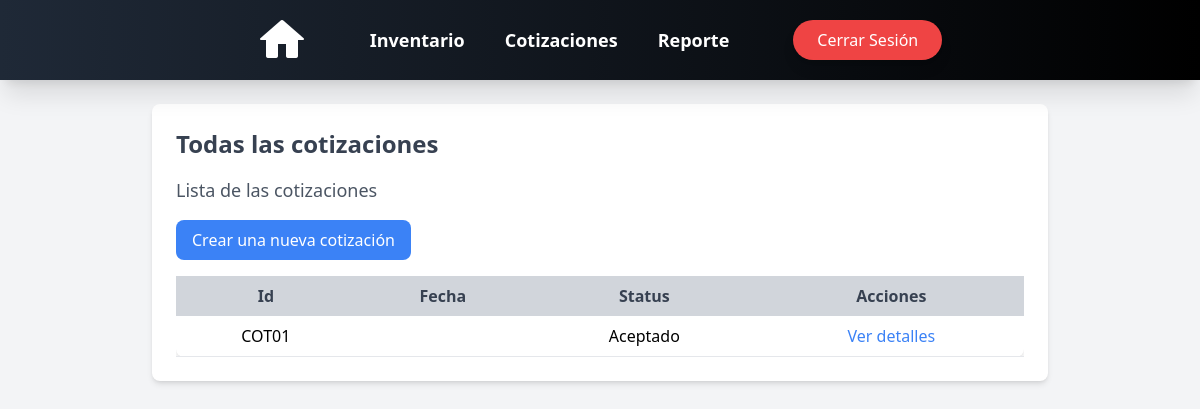
Page /quotes/ (signed in) on the earlier database version.
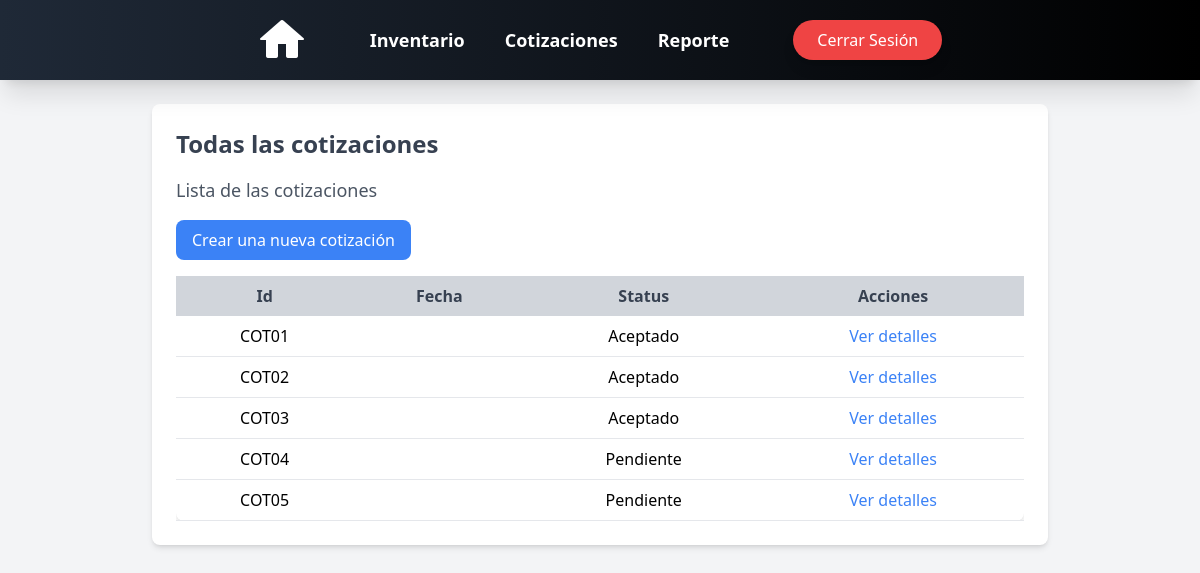
Same page on the later database version.
### cotizaciones/models.py (models this page shows, shortened)
class Cotizaciones(models.Model):
    id = models.CharField(max_length=10, primary_key=True, unique=True, blank=False, null=False)
    cliente = models.CharField(max_length=50, blank=False, null=True)
    telefono = models.IntegerField(blank=False, null=True)
    fecha = models.DateField(auto_now=False, auto_now_add=True)
    fecha_propuesta = models.DateField(auto_now=False, auto_now_add=True)
    fecha_entrega = models.DateField(auto_now=False, auto_now_add=False, null=True)
    direccion_entrega = models.CharField(max_length=50, blank=False, null=True)
    servicio_envio = models.CharField(max_length=100, blank=False, null=True, default="TGZ")
    costo_envio = models.DecimalField(max_digits=10, decimal_places=2, blank=False, null=True, default=0)
    total = models.DecimalField(max_digits=10, decimal_places=2, default=0.0) # Este total es el total sin IVA por cuestiones programaticas lo decidimos dejar así.
    total_Civa = models.DecimalField(max_digits=10, decimal_places=2, default=0.0)
    status = models.CharField(max_length=20, blank=False, null=False, default='Pendiente')
    anticipo = models.DecimalField(max_digits=10, decimal_places=2, default=0.0)
    restante = models.DecimalField(max_digits=10, decimal_places=2, default=0.0)
    metodo_pago = models.CharField(max_length=20, null=False, default='No')
    iva = models.DecimalField(max_digits=10, decimal_places=2, default=0.0)
    iva_8 = models.BooleanField(default=False)
    iva_16 = models.BooleanField(default=False)

### cotizaciones/views.py (the view)
# urls.py: path('', quotes_view, name='list_quotes'),
def quotes_view(request):
    cotizaciones = Cotizaciones.objects.all()
    for cotizacion in cotizaciones:
        cotizacion.fecha = format_date(cotizacion.fecha, format="full", locale="es")
        cotizacion.fecha_propuesta = format_date(cotizacion.fecha_propuesta, format="full", locale="es")
        cotizacion.fecha_entrega = format_date(cotizacion.fecha_entrega, format="full", locale="es")
    context = {'cotizaciones': cotizaciones}
    return render(request, 'quotes/cotizaciones.html', context)

### users/context_processors.py (called while the page is built)
def empleado_context(request):
    if request.user.is_authenticated:
        empleado = request.user.groups.filter(name='Empleado').exists()
    else:
        empleado = False  # Si no está autenticado, no es parte del grupo
    return {'empleado': empleado}

### templates/quotes/cotizaciones.html (shortened to what this page needs)
<!DOCTYPE html>
<html lang="en">
<head>
</head>
<body class="bg-gray-100 p-6">
{% if request.user.is_authenticated %}
    {% include 'nav_bar.html' %}
    <div class="max-w-4xl mx-auto bg-white p-6 rounded-lg shadow-md mt-20">
        <h1 class="text-2xl font-bold text-gray-700 mb-4">Todas las cotizaciones</h1>
        <h2 class="text-lg text-gray-600 mb-4">Lista de las cotizaciones</h2>
        <a href="{% url 'create_quote' %}"
           class="inline-block bg-blue-500 text-white px-4 py-2 rounded-lg hover:bg-blue-600 transition">Crear una nueva
            cotización</a>
        <div class="overflow-x-auto mt-4">
            <table class="w-full border-collapse bg-white shadow-md rounded-lg">
                <thead>
                <tr class="bg-gray-300 text-gray-700">
                    <th class="px-4 py-2">Id</th>
                    <th class="px-4 py-2">Fecha</th>
                    <th class="px-4 py-2">Status</th>
                    <th class="px-4 py-2">Acciones</th>
                </tr>
                </thead>
                <tbody>
                {% for cotizacion in cotizaciones %}
                    <tr class="border-b">
                        <td class="px-4 py-2 text-center">{{ cotizacion.id }}</td>
                        <td class="px-4 py-2 text-center">{{ cotizacion.fecha }}</td>
                        <td class="px-4 py-2 text-center">{{ cotizacion.status }}</td>
                        <td class="px-4 py-2 text-center">
                            <a href="{% url 'details' cotizacion.id %}" class="text-blue-500 hover:underline">Ver
                                detalles</a>
                        </td>
                    </tr>
                {% endfor %}
                </tbody>
            </table>
        </div>
    </div>
{% else %}
    <div class="flex flex-col items-center justify-center min-h-screen text-center">
        <h2 class="text-2xl font-semibold text-gray-700">No está autenticado</h2>
        <a href="{% url 'login' %}" class="mt-4 bg-blue-600 text-white px-4 py-2 rounded-lg hover:bg-blue-700 transition">Iniciar sesión</a>
    </div>
{% endif %}
</body>
</html>

### templates/nav_bar.html (shortened to what this page needs)
{% load static tailwind_tags %}
<!DOCTYPE html>
<html lang="es">
<head>
    <script src="https://cdn.tailwindcss.com"></script>
</head>
<body>
<nav class="fixed top-0 left-0 w-full bg-gradient-to-r from-gray-800 to-black text-white shadow-xl z-50">
    <div class="max-w-7xl mx-auto px-4 sm:px-6 lg:px-8">
        <div class="flex items-center justify-center h-20 space-x-16">
            <div class="flex items-center">
                <a href="{% url 'login' %}">
                    <img src="{% static 'img/casa.png' %}" alt="Logo" class="h-12 w-auto">
                </a>
            </div>
            <div class="hidden md:flex space-x-10 text-lg font-semibold">
                <a href="{% url 'products' %}" class="hover:text-blue-400 transition-all">Inventario</a>
                <a href="{% url 'list_quotes' %}" class="hover:text-blue-400 transition-all">Cotizaciones</a>
                {% if not empleado %}
                    <a href="{% url 'report_dashboard' %}" class="hover:text-blue-400 transition-all">Reporte</a>
                {% endif %}
            </div>
            <div class="hidden md:flex items-center">
                <form method="post" action="{% url 'logout' %}">
                    <button type="submit" class="px-6 py-2 bg-red-500 text-white rounded-full hover:bg-red-700 transition-all shadow-lg">
                        Cerrar Sesión
                    </button>
                </form>
            </div>
        </div>
    </div>
</nav>
</body>
</html>

Differences in the rows shown:
added Cotizaciones: id "COT02", status "Aceptado"
added Cotizaciones: id "COT03", status "Aceptado"
added Cotizaciones: id "COT04", status "Pendiente"
added Cotizaciones: id "COT05", status "Pendiente"
